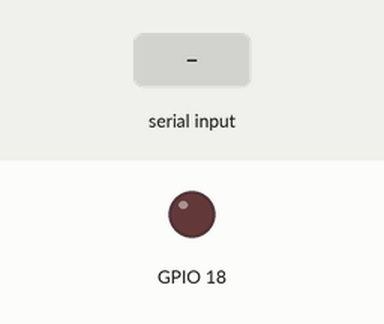
This sketch was run on a simulated ESP32. Shown: output pins drawn as LEDs (lit = HIGH). The inputs (shaded band) are chosen by the test bench.

Above: at 1.2 s.
1.3 s: "LED 1\n" received over the second serial link
At 2.3 s:
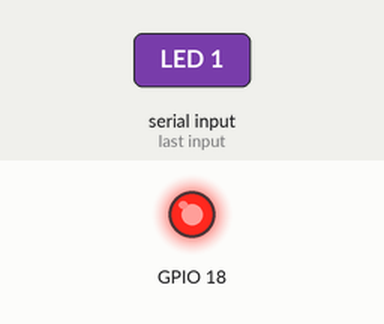
2.8 s: "LED 0\n" received over the second serial link
At 3.4 s:
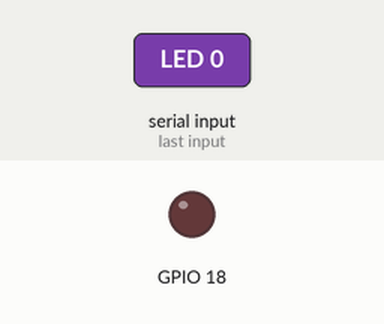
Timing chart, 0 to 5.8 s (numbered marks = the images above; inputs shaded):
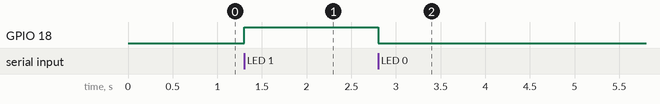

Measured:
- after the input at 1.3 s, GPIO 18: LOW → HIGH at once
- after the input at 2.8 s, GPIO 18: HIGH → LOW at once

The sketch:

cpp.ino
```cpp
#include <Arduino.h>
#include <cstring>
#include "line_receiver.h"

LineReceiver receiver(Serial2);
bool ledOn = false;

void sendLine(const char* text) {
  Serial2.print(text);
  Serial2.write(uint8_t('\n'));
}

void handleCommand(const char* line) {
  char response[48];
  if (strcmp(line, "PING") == 0) sendLine("PONG");
  else if (strcmp(line, "LED 0") == 0 || strcmp(line, "LED 1") == 0) {
    ledOn = line[4] == '1';
    digitalWrite(18, ledOn ? HIGH : LOW);
    sendLine(ledOn ? "OK LED 1" : "OK LED 0");
  } else if (strcmp(line, "ADC?") == 0) {
    const int raw = analogRead(34);
    snprintf(response, sizeof(response), "ADC=%d", raw);
    sendLine(response);
  } else if (strcmp(line, "GET") == 0) {
    const int raw = analogRead(34);
    snprintf(response, sizeof(response), "STATE LED=%d ADC=%d", ledOn ? 1 : 0, raw);
    sendLine(response);
  } else sendLine("ERR COMMAND");
}

void setup() {
  pinMode(18, OUTPUT);
  digitalWrite(18, LOW);
  analogReadResolution(12);
  analogSetPinAttenuation(34, ADC_11db);
  Serial2.begin(115200, SERIAL_8N1, 16, 17);
  sendLine("READY");
}

void loop() {
  receiver.poll(millis(), handleCommand);
  delay(1);
}
```

line_receiver.h
```cpp
#pragma once
#include <Arduino.h>

// Una riga ASCII, massimo 32 byte prima di LF (l'eventuale CR conta).
// Dopo un errore scarta fino a LF: non esegue un suffisso come nuovo comando.
class LineReceiver {
 public:
  explicit LineReceiver(HardwareSerial& port) : port_(port) {}

  void poll(unsigned long now, void (*handler)(const char*)) {
    if (length_ > 0 && error_ == nullptr && now - lastByte_ >= 1000) {
      error_ = "ERR TIMEOUT";
    }
    int budget = 32;
    while (budget > 0 && port_.available() > 0) {
      const int value = port_.read();
      if (value < 0) break;
      lastByte_ = now;
      if (value == '\n') {
        if (error_ != nullptr) sendError(error_);
        else {
          if (length_ > 0 && buffer_[length_ - 1] == '\r') length_--;
          bool ascii = true;
          for (int i = 0; i < length_; i++) {
            if (buffer_[i] < 32 || buffer_[i] > 126) ascii = false;
          }
          if (!ascii) sendError("ERR ASCII");
          else if (length_ > 0) {
            buffer_[length_] = '\0';
            handler(buffer_);
          }
        }
        length_ = 0;
        error_ = nullptr;
      } else if (error_ == nullptr) {
        if ((value < 32 && value != '\r') || value > 126) error_ = "ERR ASCII";
        else if (length_ == 32) error_ = "ERR LONG";
        else buffer_[length_++] = char(value);
      }
      budget--;
    }
  }

 private:
  HardwareSerial& port_;
  char buffer_[33];
  int length_ = 0;
  unsigned long lastByte_ = 0;
  const char* error_ = nullptr;
  void sendError(const char* text) {
    port_.print(text);
    port_.write(uint8_t('\n'));
  }
};
```
